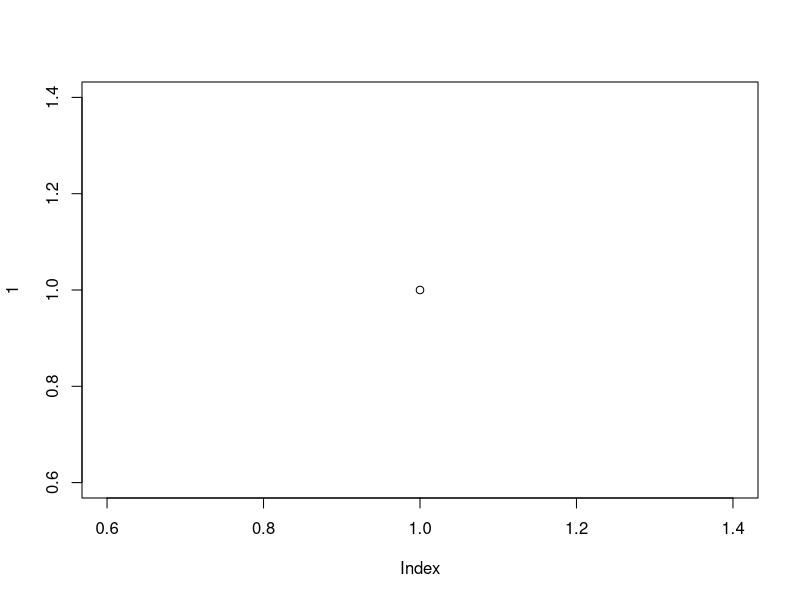
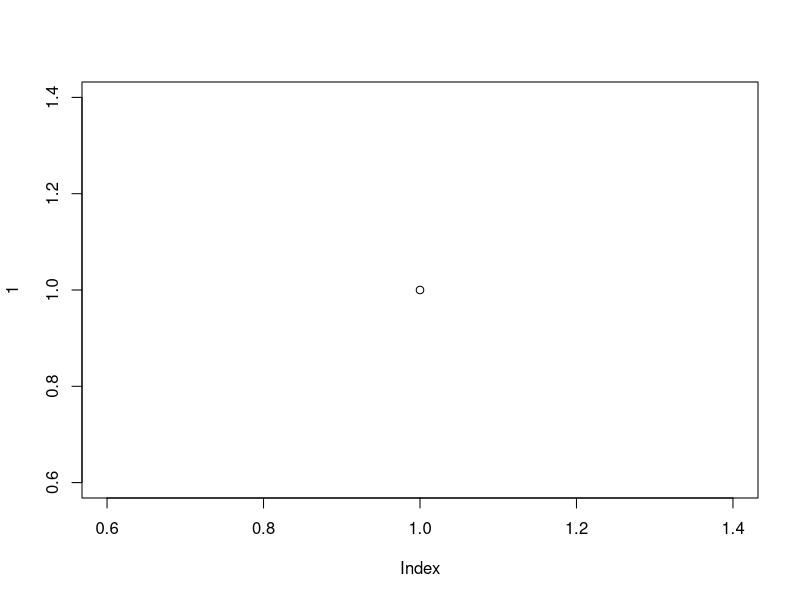
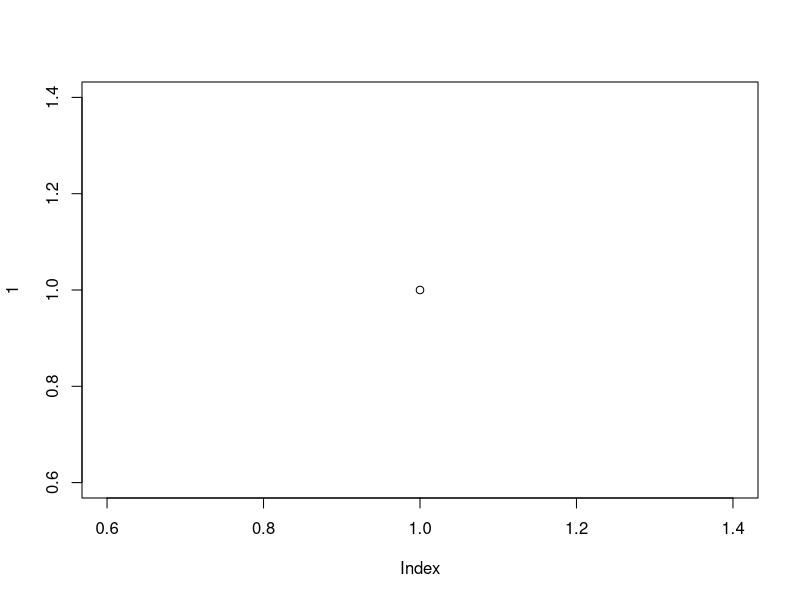

Here is the R script that generated these plots, in order:
## ---- chunk 1
if(!require('vegan')) install.packages('vegan')
if(!require('knitr')) install.packages('knitr')
## ---- chunk 2
data('mtcars')
summary(lm(mpg~carb, data=mtcars) )
## ---- chunk 3
plot(1)
## ---- chunk 4
plot(1)
## ---- chunk 5
plot(1)
## ---- chunk 6
nrow(mtcars); ncol(mtcars)
## ---- chunk 7
data('mtcars')
kable(mtcars)
